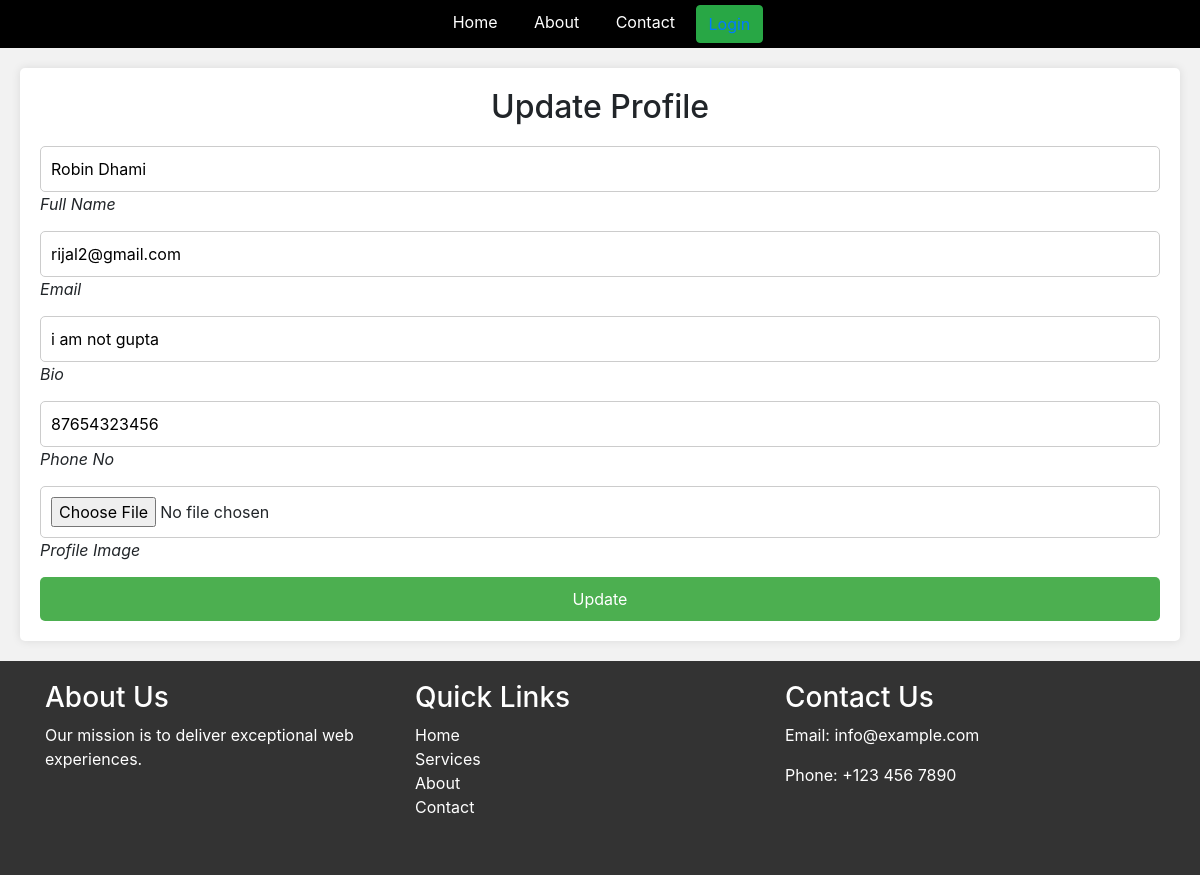
Screenshot of /update-student/4/ with the database file from the repository.
### home/models.py (models this page shows, shortened)
class Student(models.Model):
    User= models.ForeignKey(User,on_delete=models.SET_NULL,null=True,blank=True) #This is used to authenticate user
    name=models.CharField(max_length=100)
    image= models.ImageField(upload_to="stud")
    email=models.EmailField(unique=True,default="")
    bio= models.TextField(blank=True)
    phone= models.CharField(max_length=20, null=True, blank=True)

### home/views.py (the view, shortened to what this page needs)
# urls.py: path('update-student/<id>/',update_student,name='update_student'),
def update_student(request, id):
    queryset = Student.objects.get(id=id)
    context = {"student": queryset}
    return render(request, 'update.html', context)

### home/Templates/update.html (shortened to what this page needs)
{% extends 'base.html' %}
{% block start %}
    <div class="signin" style="background-color: #f2f2f2; padding: 20px;">
        <div class="content" style="background-color: #fff; padding: 20px; border-radius: 5px; box-shadow: 0px 0px 10px 0px rgba(0,0,0,0.1);">
            <h2 style="text-align: center;">Update Profile</h2>
            <form method="post" enctype="multipart/form-data" style="margin-top: 20px;">
                <div class="form">
                    <div class="inputBox" style="margin-bottom: 15px;">
                        <input type="text" required name="name" value="{{ student.name }}" style="width: 100%; padding: 10px; border: 1px solid #ccc; border-radius: 5px;"> <i>Full Name</i>
                    </div>
                    <div class="inputBox" style="margin-bottom: 15px;">
                        <input type="text" required name="email" value="{{ student.email }}" style="width: 100%; padding: 10px; border: 1px solid #ccc; border-radius: 5px;"> <i>Email</i>
                    </div>
                    <div class="inputBox" style="margin-bottom: 15px;">
                        <input type="text" required name="bio" value="{{ student.bio }}" style="width: 100%; padding: 10px; border: 1px solid #ccc; border-radius: 5px;"> <i>Bio</i>
                    </div>
                    <div class="inputBox" style="margin-bottom: 15px;">
                        <input type="number" required name="phone" value="{{ student.phone }}" style="width: 100%; padding: 10px; border: 1px solid #ccc; border-radius: 5px;"> <i>Phone No</i>
                    </div>
                    <div class="inputBox" style="margin-bottom: 15px;">
                        <input type="file" required name="img" value="{{ student.img }}" style="width: 100%; padding: 10px; border: 1px solid #ccc; border-radius: 5px;"> <i>Profile Image</i>
                    </div>
                    <div class="inputBox">
                        <input type="submit" value="Update" style="width: 100%; padding: 10px; border: none; border-radius: 5px; background-color: #4CAF50; color: white; cursor: pointer;">
                    </div>
                </div>
            </form>
        </div>
    </div>
{% endblock %}

### rows the page displays
Student: name "Robin Dhami", email "rijal2@gmail.com", bio "i am not gupta", phone "87654323456"
